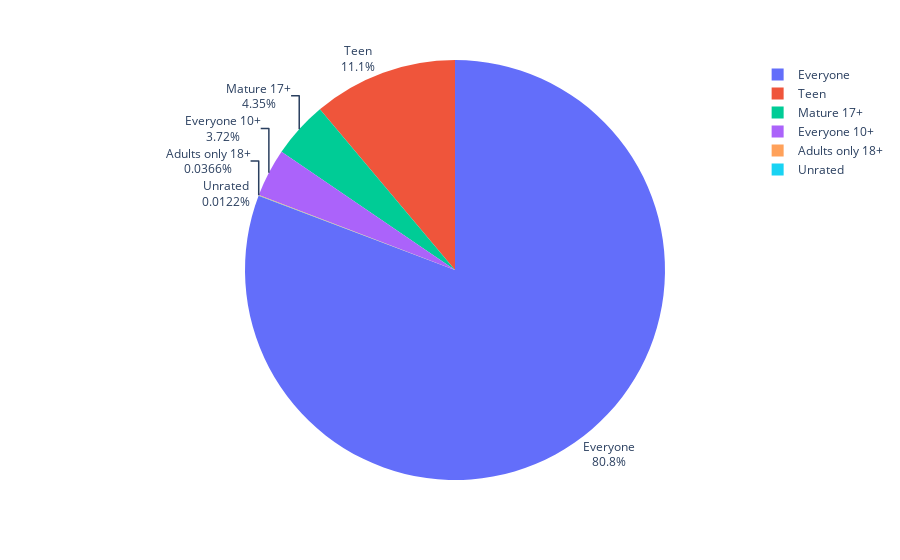

This figure's notebook cell:
### Code cell
fig = px.pie(labels=ratings.index, values=ratings.values, names=ratings.index)

fig.update_traces(textposition='outside', textinfo='percent+label')
fig.show()

### Figure 1 — Plotly figure (JSON) as saved in the notebook; plotly's stock layout.template omitted (floating-point values rounded to 4 significant figures)
{"data": [{"domain": {"x": [0, 1], "y": [0, 1]}, "hovertemplate": "label=%{label}<br>value=%{value}<extra></extra>", "labels": ["Everyone", "Teen", "Mature 17+", "Everyone 10+", "Adults only 18+", "Unrated"], "legendgroup": "", "name": "", "showlegend": true, "textinfo": "percent+label", "textposition": "outside", "type": "pie", "values": [6621, 912, 357, 305, 3, 1]}], "layout": {"autosize": true, "legend": {"tracegroupgap": 0}, "margin": {"t": 60}}}
